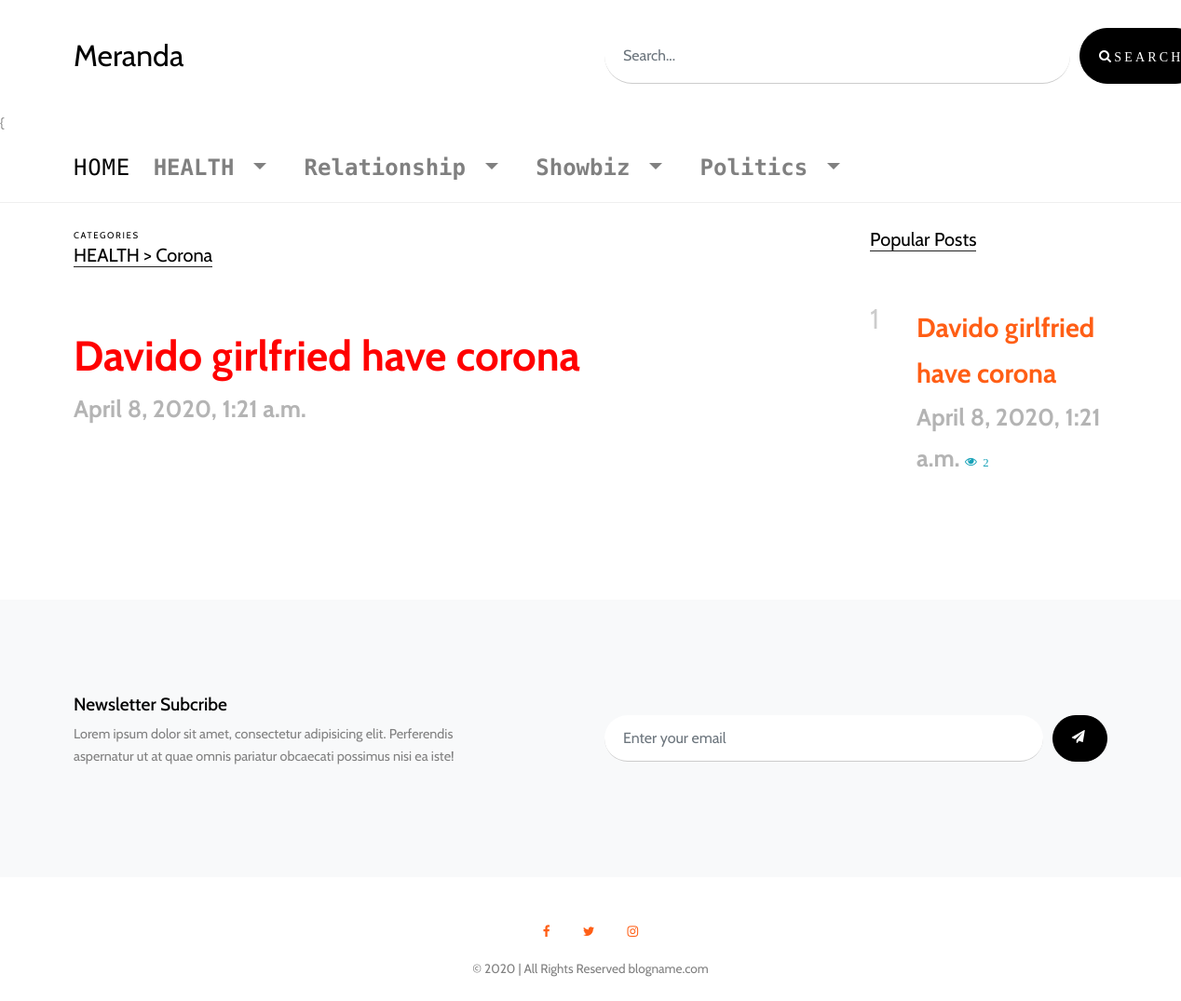
Before: /category/8/HEALTH/ with the older database file.
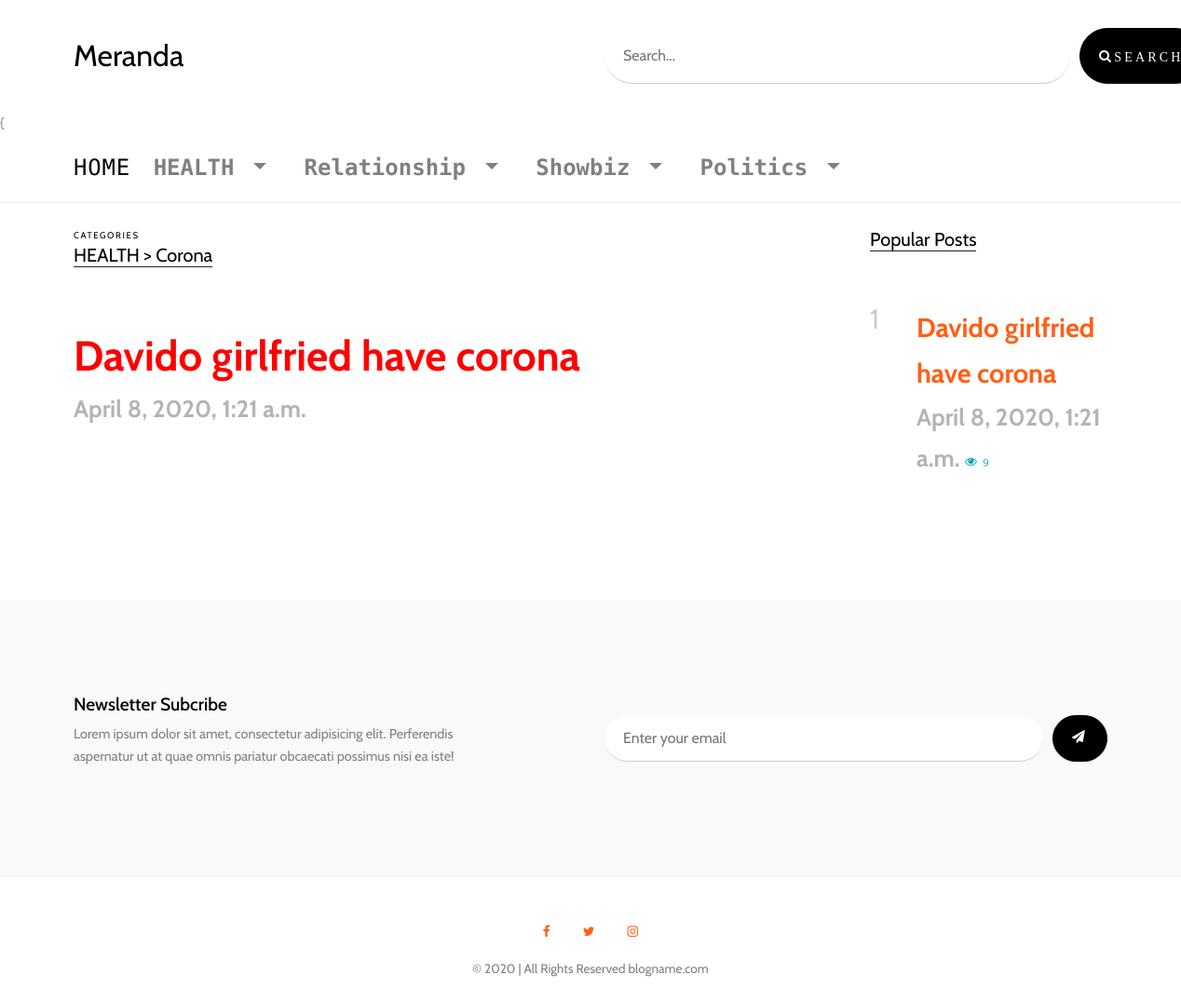
After: the same page with the newer database file.
### blogsite/models.py (models this page shows, shortened)
class BaseModel(models.Model):
    date_add = models.DateTimeField(auto_now_add=True)
    date_updated = models.DateTimeField(auto_now=True)
    class Meta:
        abstract =True

class Article(BaseModel):
    subcategory = models.ForeignKey(Subcategory,on_delete=models.CASCADE,related_name='articles')
    title = models.CharField(max_length=500)
    image = models.ImageField(upload_to='%d-%m-%Y/images',blank=True, null=True)
    story=RichTextField()
    active = models.BooleanField(default=True)
    created_by = models.ForeignKey(CustomUser,on_delete=models.DO_NOTHING)
    slug = models.SlugField()
    tags = TaggableManager()
    total_views = models.PositiveIntegerField(default=0)
    source =  models.URLField(help_text='source link',blank=True, null=True)
    def get_absolute_url(self):
        return reverse('blogsite:detail', args=[str(self.slug),str(self.id)])

### blogsite/views.py (the view)
# urls.py: path('category/<int:id>/<str:category>/',views.articleCategory,name='category'),
def  articleCategory(request,category,id):
    navbar_items = Category.objects.all()
    category = get_object_or_404(Subcategory,id=id)
    articles = category.articles.order_by('-date_updated')
    popular_post = category.articles.filter(total_views__gte=2).order_by('-total_views')
    paginator = Paginator(articles, 10)
    page = request.GET.get('page')
    try:
        articles_pag= paginator.page(page)
    except PageNotAnInteger:
        articles_pag = paginator.page(1)
    except EmptyPage:
        articles_pag = paginator.page(paginator.num_pages)
    context = {
        'navbar_items':navbar_items,
        'article':articles_pag,
        'category':category,
        'popular_post':popular_post,
    }
    return render(request,'blog/article_category.html',context)

### blogsite/models.py (called while the page is built)
    def __str__(self):
        return self.name

    def __str__(self):
        return '{} > {}'.format(self.category,self.name)

### templates/blog/article_category.html (shortened to what this page needs)
{% extends "base.html" %}
{% load static %}
{% load bootstrap_pagination %}
{% block body %}
<body data-spy="scroll" data-target=".site-navbar-target" data-offset="300">
    <div class="site-navbar py-2 js-sticky-header site-navbar-target d-none pl-0 d-lg-block" role="banner">
      <div class="container">
        <div class="d-flex align-items-center">
          <div class="mr-auto">
            <nav class="site-navigation position-relative text-right" role="navigation">
              <ul class="site-menu main-menu js-clone-nav mr-auto d-none pl-0 d-lg-block">
                <li>
                  <a style="font-size: x-large;" class="active" href="{% url 'blogsite:home' %}">
                    Home
                  </a>
                </li>
                {% for category  in navbar_items  %}
                <li class="nav-link text-left nav-item dropdown" is="dropdown">
                  <div  style="cursor: pointer;" class="dropdown-toggle" id="dropdownMenuButton" data-toggle="dropdown" aria-haspopup="true"
                    aria-expanded="false">
                    {{category.name}}
                  </div>
                </li>
                {% endfor %}
              </ul>
            </nav>
          </div>
        </div>
      </div>
    </div>
  </div>
    <div class="site-section">
      <div class="container">
        <div class="row">
          <div class="col-lg-9">
            <div class="section-title">
              <span class="caption d-block small">Categories</span>
              <h2>{{category}}</h2>
            </div>
            {% for articles in article %}
            <div class="post-entry-2 d-flex">
              <div class="thumbnail order-md-2" style="background-image: url('{{articles.image.url}}')"></div>
              <div class="contents order-md-1 pl-0">
                <h2><a class="article"style="color:red; font-weight: 900; font-size: 3em;" href="{{articles.get_absolute_url}}">{{articles.title}}</a></h2>
                <div class="post-meta">
                  <span class="date-read"style="font-weight: 900; font-size: 2em">{{articles.date_updated}}</span>
                </div>
              </div>
            </div>
            {% endfor %}
          </div>
          <div class="col-lg-3">
            <div class="section-title">
              <h2>Popular Posts</h2>
            </div>
            {% for popular_posts in popular_post %}
            <div class="trend-entry d-flex">
              <div class="number align-self-start">{{forloop.counter}}</div>
              <div class="trend-contents">
                <a class="post" style="font-weight: 900; font-size: 2em" href="{{popular_posts.get_absolute_url}}">{{popular_posts.title}}</a>
                <div class="post-meta">
                  <span class="date-read" style="font-weight: 900; font-size: 2em">{{popular_posts.date_updated}} </span>
                  <span class="icon-eye text-info"> {{popular_posts.total_views}}</span>
                </div>
              </div>
            </div>
            {% endfor %}
          </div>
        </div>
      </div>
    </div>
    <div class="site-section subscribe bg-light">
      <div class="container">
        <form action="#" class="row align-items-center">
          <div class="col-md-5 mr-auto">
            <h2>Newsletter Subcribe</h2>
            <p>Lorem ipsum dolor sit amet, consectetur adipisicing elit. Perferendis aspernatur ut at quae omnis pariatur obcaecati possimus nisi ea iste!</p>
          </div>
          <div class="col-md-6 ml-auto">
            <div class="d-flex">
              <input type="email" class="form-control" placeholder="Enter your email">
              <button type="submit" class="btn btn-secondary" ><span class="icon-paper-plane"></span></button>
            </div>
          </div>
        </form>
      </div>
    </div>
  </div>
{% endblock body %}

Changed rows visible on the page:
changed Article "Davido girlfried have corona": total_views "2" → "9"
